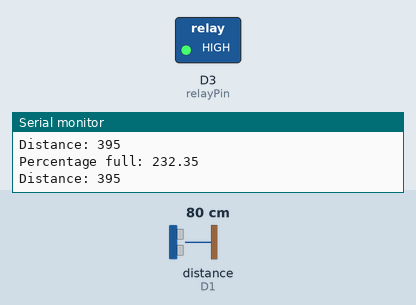
A sketch run on a simulated ESP8266 (Wemos D1 mini). Shown: switched loads named in the sketch (green lamp = pin HIGH), the last lines printed to the serial monitor. Wiring (inferred from the names in the program): ultrasonic range finder: trigger D2; echo D1. The test bench sets the inputs (shaded band); at power-on: distance to the obstacle (sensor on D1) 80 cm. The echo pulse lasts 58.3 µs per cm; WiFi joins after 1.5 s; servers stay silent unless stated; pins used as bus, display or sensor lines are not drawn.

Above: at 3.0 s.
3.1 s: distance to the obstacle (sensor on D1) set to 11 cm
6.1 s: distance to the obstacle (sensor on D1) set to 8 cm
At 6.6 s:
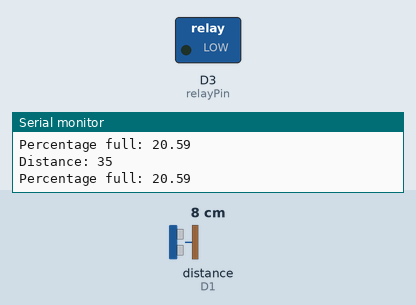
7.6 s: distance to the obstacle (sensor on D1) set to 18 cm
At 9.0 s:
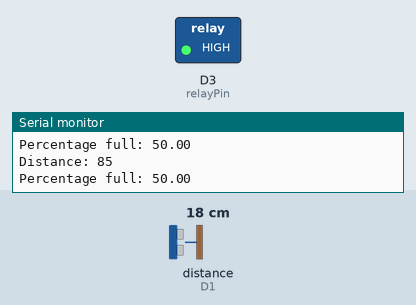
10.6 s: distance to the obstacle (sensor on D1) set to 2 cm
At 11.5 s:
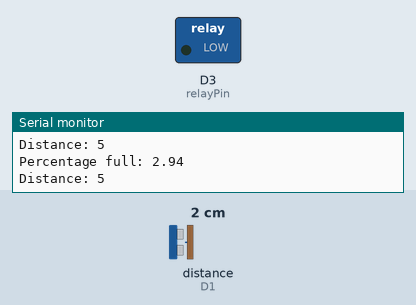
Timing chart, 0 to 13.1 s (numbered marks = the images above; inputs shaded):
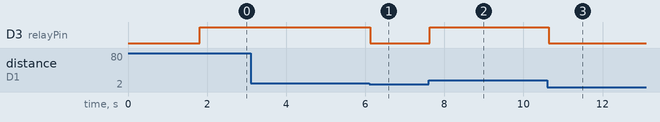

Measured:
- the behaviour switches between 10 and 9 cm on distance to the obstacle (sensor on D1) (found by bisection; images 0 and 1)
- after the input at 6.1 s, D3 (relayPin): HIGH → LOW at once
- after the input at 7.6 s, D3 (relayPin): LOW → HIGH at once
- after the input at 10.6 s, D3 (relayPin): HIGH → LOW at once

The sketch:

WemosBlynk.ino
```cpp
/* Comment this out to disable prints and save space */
#define BLYNK_PRINT Serial
#include <ESP8266WiFi.h>
#include <BlynkSimpleEsp8266.h>


const int trigPin = D2;
const int echoPin = D1;
const int relayPin = D3;

// You should get Auth Token in the Blynk App.
// Go to the Project Settings (nut icon).
char auth[] = "CmlloYCeDNoKCipk4oAcuWTCqjoHrxty";

// Your WiFi credentials.
// Set password to "" for open networks.
char ssid[] = "PLDTHOMEFIBR36684";
char pass[] = "princessBaby12301";

// Parametes to change depending on tank height and water level threshold.
const float distanceThresholdCM = 40;
const float maxTankLevelCM = 170;

int autoOrManual = 0;
int manualStatus = 0;

void setup()
{
  Serial.begin(9600);

  pinMode(trigPin, OUTPUT);
  pinMode(echoPin, INPUT);

  pinMode(relayPin, OUTPUT);
  digitalWrite(relayPin, LOW);  // Relay is active low.

  Blynk.begin(auth, ssid, pass);
  Blynk.run();

}

void loop()
{

  int waterLevelDistance = getDistanceCM();
  float waterLevelPercentage = (waterLevelDistance / maxTankLevelCM) * 100.0;
  String solenoidStatus = "OFF"; // off

  if (autoOrManual == 0)
  {

    if (waterLevelDistance > distanceThresholdCM)
    {
      digitalWrite(relayPin, HIGH); // Relay is active low.
      solenoidStatus = "ON";
    }
    else
    {
      digitalWrite(relayPin, LOW); // Relay is active low.
      solenoidStatus = "OFF";
    }
  }
  else
  {
    if (manualStatus == 0)
    {
      digitalWrite(relayPin, LOW); // Relay is active low.
      solenoidStatus = "OFF";
    }
    else
    {

      digitalWrite(relayPin, HIGH); // Relay is active low.
      solenoidStatus = "ON";
    }
  }

  Serial.print("Distance: ");
  Serial.println(waterLevelDistance);

  Serial.print("Percentage full: ");
  Serial.println(waterLevelPercentage);

  Blynk.virtualWrite(V1, String(waterLevelDistance) + " cm");
  Blynk.virtualWrite(V2, String(maxTankLevelCM) + " cm");
  Blynk.virtualWrite(V3, String(distanceThresholdCM) + " cm");
  Blynk.virtualWrite(V4, waterLevelPercentage);
  Blynk.virtualWrite(V5, solenoidStatus);


}

int getDistanceCM()
{
  // Clears the trigPin
  digitalWrite(trigPin, LOW);
  delayMicroseconds(2);

  // Sets the trigPin on HIGH state for 10 micro seconds
  digitalWrite(trigPin, HIGH);
  delayMicroseconds(10);
  digitalWrite(trigPin, LOW);

  // Reads the echoPin, returns the sound wave travel time in microseconds
  long duration = pulseIn(echoPin, HIGH);
  // Calculating the distance
  int distance = duration * 0.034 / 2.0;
  distance=distance*5;

  if (distance > 400 || distance < 0)
  {
    distance = 0;
  }

  return distance;
}


BLYNK_WRITE(V6)
{
  autoOrManual = param.asInt();

  if (autoOrManual == 0)
  {
    Serial.println("Automatic Mode");
  }
  else
  {
    Serial.println("Manual Mode");
  }
}

BLYNK_WRITE(V7)
{
  manualStatus = param.asInt();

  if (manualStatus == 0)
  {
    Serial.println("OFF - Auto Mode");
  }
  else
  {
    Serial.println("ON - Auto Mode");
  }
}
```
